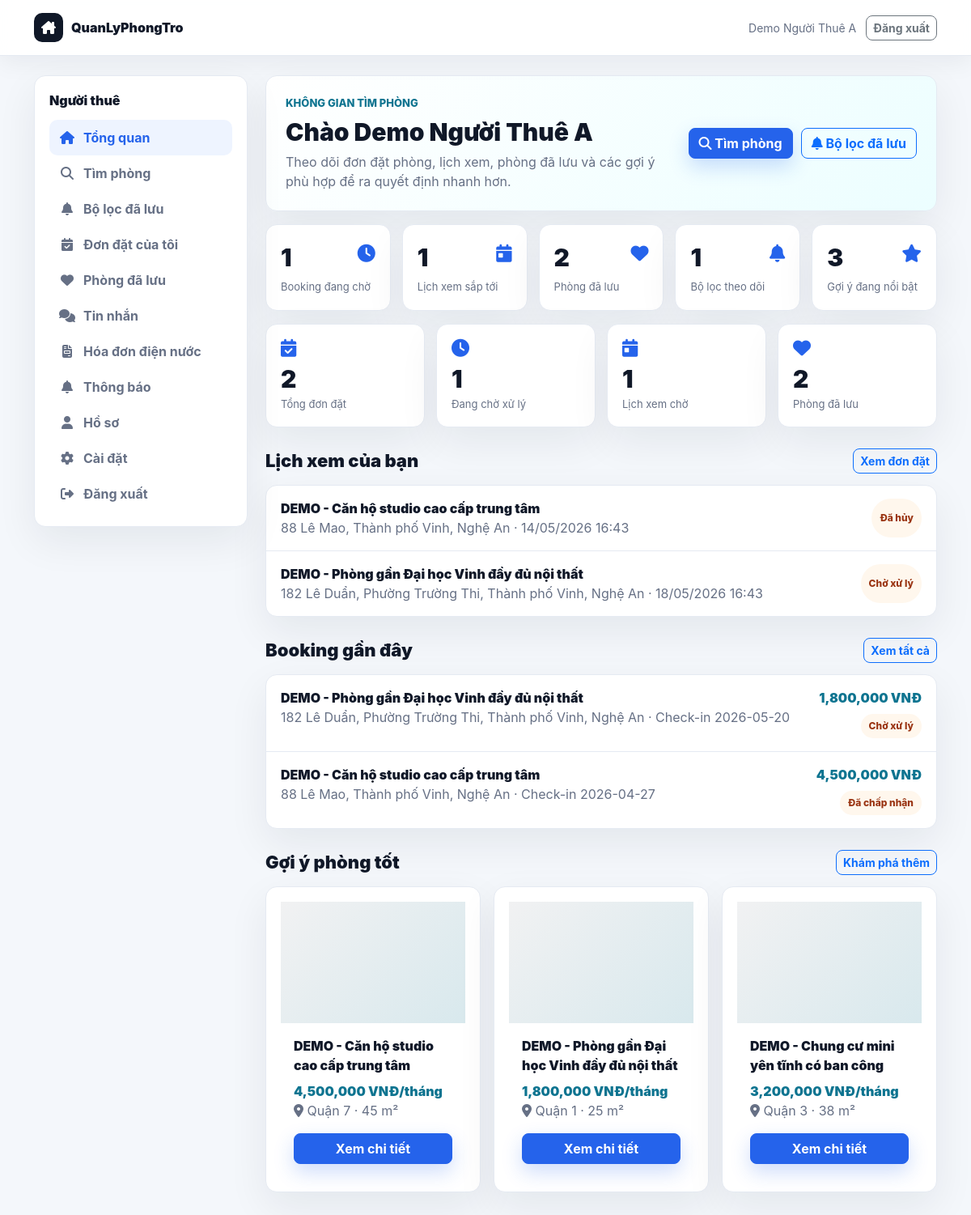
The page /public/user/dashboard.php (signed in) on the database its author committed.
### tables this page shows
CREATE TABLE `viewing_appointments` (
  `id` int(11) NOT NULL,
  `user_id` int(11) NOT NULL,
  `motel_id` int(11) NOT NULL,
  `owner_id` int(11) NOT NULL,
  `preferred_time` datetime NOT NULL,
  `note` text DEFAULT NULL,
  `status` varchar(30) NOT NULL DEFAULT 'pending',
  `created_at` timestamp NOT NULL DEFAULT current_timestamp(),
  `updated_at` datetime DEFAULT NULL
);

CREATE TABLE `motels` (
  `id` int(11) NOT NULL,
  `title` varchar(255) NOT NULL,
  `description` text DEFAULT NULL,
  `price` int(11) NOT NULL,
  `deposit_amount` int(11) NOT NULL DEFAULT 0,
  `area` int(11) DEFAULT NULL,
  `address` varchar(255) DEFAULT NULL,
  `province_code` varchar(20) DEFAULT NULL,
  `province_name` varchar(120) DEFAULT NULL,
  `district_code` varchar(20) DEFAULT NULL,
  `district_name` varchar(120) DEFAULT NULL,
  `ward_code` varchar(20) DEFAULT NULL,
  `ward_name` varchar(120) DEFAULT NULL,
  `street_address` varchar(255) DEFAULT NULL,
  `address_api_source` varchar(80) DEFAULT NULL,
  `lat` decimal(10,8) DEFAULT NULL,
  `lng` decimal(11,8) DEFAULT NULL,
  `phone` varchar(20) DEFAULT NULL,
  `user_id` int(11) NOT NULL,
  `category_id` int(11) DEFAULT NULL,
  `district_id` int(11) DEFAULT NULL,
  `status` enum('pending','approved','hidden','rejected') DEFAULT 'pending',
  `room_status` enum('available','reserved','rented','unavailable') NOT NULL DEFAULT 'available',
  `rejection_reason` text DEFAULT NULL,
  `rejected_by` int(11) DEFAULT NULL,
  `rejected_at` datetime DEFAULT NULL,
  `count_view` int(11) DEFAULT 0,
  `created_at` timestamp NOT NULL DEFAULT current_timestamp(),
  `updated_at` timestamp NULL DEFAULT NULL,
  `bedrooms` int(11) DEFAULT 0,
  `bathrooms` int(11) DEFAULT 0,
  `max_people` int(11) DEFAULT NULL,
  `utilities` text DEFAULT NULL,
  `furniture` text DEFAULT NULL,
  `verification_status` varchar(30) NOT NULL DEFAULT 'unverified',
  `health_score` int(11) NOT NULL DEFAULT 0,
  `is_featured` tinyint(1) NOT NULL DEFAULT 0,
  `available_from` date DEFAULT NULL,
  `service_fee` int(11) NOT NULL DEFAULT 0,
  `electricity_unit_price` int(11) NOT NULL DEFAULT 0,
  `water_fee_per_person` int(11) NOT NULL DEFAULT 0,
  `internet_fee` int(11) NOT NULL DEFAULT 0,
  `parking_fee` int(11) NOT NULL DEFAULT 0,
  `other_fee` int(11) NOT NULL DEFAULT 0,
  `service_note` varchar(255) DEFAULT NULL,
  `deposit_months` decimal(3,1) NOT NULL DEFAULT 1.0
);

CREATE TABLE `bookings` (
  `id` int(11) NOT NULL,
  `booking_code` varchar(30) DEFAULT NULL,
  `user_id` int(11) DEFAULT NULL,
  `owner_id` int(11) DEFAULT NULL,
  `motel_id` int(11) DEFAULT NULL,
  `check_in_date` date DEFAULT NULL,
  `check_out_date` date DEFAULT NULL,
  `expected_move_in_date` date DEFAULT NULL,
  `rental_duration_months` int(11) DEFAULT NULL,
  `note` text DEFAULT NULL,
  `contact_name` varchar(120) DEFAULT NULL,
  `contact_phone` varchar(20) DEFAULT NULL,
  `contact_email` varchar(150) DEFAULT NULL,
  `deposit_amount` int(11) DEFAULT NULL,
  `total_amount` int(11) NOT NULL DEFAULT 0,
  `payment_status` enum('pending','processing','paid','failed','cancelled','refunded') NOT NULL DEFAULT 'pending',
  `booking_status` enum('pending','waiting_payment','paid','confirmed','cancelled','rejected','expired','completed') NOT NULL DEFAULT 'pending',
  `checkin_date` date DEFAULT NULL,
  `status` enum('pending','paid','accepted','completed','rejected','cancelled') DEFAULT 'pending',
  `created_at` timestamp NOT NULL DEFAULT current_timestamp(),
  `cancelled_at` datetime DEFAULT NULL,
  `cancelled_by` int(11) DEFAULT NULL,
  `cancellation_reason` text DEFAULT NULL,
  `rejected_at` datetime DEFAULT NULL,
  `rejected_by` int(11) DEFAULT NULL,
  `rejection_reason` text DEFAULT NULL,
  `expires_at` datetime DEFAULT NULL,
  `updated_at` datetime DEFAULT NULL
);

CREATE TABLE `districts` (
  `id` int(11) NOT NULL,
  `name` varchar(255) DEFAULT NULL,
  `province_code` varchar(20) DEFAULT NULL,
  `district_code` varchar(20) DEFAULT NULL
);

### public/user/dashboard.php (the view, shortened to what the rows shown need)
<?php
@require_once '../../core/Database.php';
$userId = (int)$_SESSION['user_id'];
$userName = $_SESSION['name'] ?? $_SESSION['user_name'] ?? 'Bạn';
function user_dash_e(?string $value): string
{
    return htmlspecialchars((string)$value, ENT_QUOTES, 'UTF-8');
}
function user_dash_money($value): string
{
    return number_format((int)$value) . ' VNĐ';
}
function user_dash_table_exists(mysqli $conn, string $table): bool
{
    $safeTable = $conn->real_escape_string($table);
    $result = $conn->query("SHOW TABLES LIKE '{$safeTable}'");
    return $result && $result->num_rows > 0;
}
function user_dash_column_exists(mysqli $conn, string $table, string $column): bool
{
    $safeTable = $conn->real_escape_string($table);
    $safeColumn = $conn->real_escape_string($column);
    $result = $conn->query("SHOW COLUMNS FROM `{$safeTable}` LIKE '{$safeColumn}'");
    return $result && $result->num_rows > 0;
}
function user_dash_rows(mysqli $conn, string $sql, string $types = '', array $params = []): array
{
    $stmt = $conn->prepare($sql);
    if ($types !== '') {
        $stmt->bind_param($types, ...$params);
    }
    $stmt->execute();
    $rows = $stmt->get_result()->fetch_all(MYSQLI_ASSOC);
    return $rows;
}
function user_dash_status(string $status): string
{
    return [
        'pending' => 'Chờ xử lý',
        'paid' => 'Đã cọc',
        'accepted' => 'Đã chấp nhận',
        'confirmed' => 'Đã xác nhận',
        'completed' => 'Hoàn thành',
        'cancelled' => 'Đã hủy',
        'rejected' => 'Từ chối',
    ][strtolower($status)] ?? ucfirst($status);
}
$hasViewingAppointments = user_dash_table_exists($conn, 'viewing_appointments');
$hasHealthScore = user_dash_column_exists($conn, 'motels', 'health_score');
$hasFeatured = user_dash_column_exists($conn, 'motels', 'is_featured');
$recentBookings = user_dash_rows(
    $conn,
    "SELECT b.*, m.title, m.price, m.address
     FROM bookings b
     JOIN motels m ON b.motel_id = m.id
     WHERE b.user_id = ?
     ORDER BY b.created_at DESC
     LIMIT 5",
    'i',
    [$userId]
);
$recentViewings = $hasViewingAppointments
    ? user_dash_rows(
        $conn,
        "SELECT va.*, m.title, m.address
         FROM viewing_appointments va
         JOIN motels m ON va.motel_id = m.id
         WHERE va.user_id = ?
         ORDER BY va.preferred_time ASC
         LIMIT 4",
        'i',
        [$userId]
    )
    : [];
$healthSelect = $hasHealthScore ? 'm.health_score' : '0 AS health_score';
$orderParts = [];
if ($hasFeatured) {
    $orderParts[] = 'm.is_featured DESC';
}
if ($hasHealthScore) {
    $orderParts[] = 'm.health_score DESC';
}
$orderParts[] = 'm.count_view DESC';
$orderBy = implode(', ', $orderParts);
$featuredMotels = user_dash_rows(
    $conn,
    "SELECT m.id, m.title, m.price, m.address, m.area, {$healthSelect}, d.name AS district_name
     FROM motels m
     LEFT JOIN districts d ON m.district_id = d.id
     WHERE m.status = 'approved'
     ORDER BY {$orderBy}
     LIMIT 6"
);
?>
<!DOCTYPE html>
<html lang="vi">
<head>
    <link href="https://cdn.jsdelivr.net/npm/bootstrap@5.3.0/dist/css/bootstrap.min.css" rel="stylesheet">
    <link href="https://cdnjs.cloudflare.com/ajax/libs/font-awesome/6.5.0/css/all.min.css" rel="stylesheet">
    <link href="../assets/css/modern.css" rel="stylesheet">
    <link href="../assets/css/workbench.css" rel="stylesheet">
</head>
<body class="workbench">
    <main class="wb-shell">
        <div class="container-lg wb-layout">
            <section>
                <div class="wb-hero mb-3">
                    <div>
                        <h1>Chào <?php echo user_dash_e($userName); ?></h1>
                    </div>
                </div>
                <div class="wb-section-head">
                    <h2>Lịch xem của bạn</h2>
                </div>
                <div class="wb-list-card">
                    <?php if ($recentViewings): ?>
                        <?php foreach ($recentViewings as $viewing): ?>
                            <div class="wb-list-row">
                                <div>
                                    <div class="wb-title"><?php echo user_dash_e($viewing['title'] ?? 'N/A'); ?></div>
                                    <div class="wb-muted"><?php echo user_dash_e($viewing['address'] ?? ''); ?> · <?php echo date('d/m/Y H:i', strtotime((string)$viewing['preferred_time'])); ?></div>
                                </div>
                                <span class="wb-pill warning"><?php echo user_dash_status((string)($viewing['status'] ?? 'pending')); ?></span>
                            </div>
                        <?php endforeach; ?>
                    <?php else: ?>
                        <div class="wb-empty">Bạn chưa có lịch xem nào. Hãy lưu phòng hoặc đặt lịch xem khi tìm được phòng phù hợp.</div>
                    <?php endif; ?>
                </div>
                <div class="wb-section-head">
                    <h2>Booking gần đây</h2>
                </div>
                <div class="wb-list-card">
                    <?php if ($recentBookings): ?>
                        <?php foreach ($recentBookings as $booking): ?>
                            <div class="wb-list-row">
                                <div>
                                    <div class="wb-title"><?php echo user_dash_e($booking['title'] ?? 'N/A'); ?></div>
                                    <div class="wb-muted"><?php echo user_dash_e($booking['address'] ?? ''); ?> · Check-in <?php echo user_dash_e($booking['checkin_date'] ?? ''); ?></div>
                                </div>
                                <div class="text-end">
                                    <div class="wb-price"><?php echo user_dash_money($booking['deposit_amount'] ?? 0); ?></div>
                                    <span class="wb-pill warning mt-2"><?php echo user_dash_status((string)($booking['status'] ?? 'pending')); ?></span>
                                </div>
                            </div>
                        <?php endforeach; ?>
                    <?php else: ?>
                        <div class="wb-empty">Bạn chưa có đơn đặt phòng nào. Hãy bắt đầu bằng việc tìm phòng phù hợp.</div>
                    <?php endif; ?>
                </div>
                <div class="wb-section-head">
                    <h2>Gợi ý phòng tốt</h2>
                </div>
                <?php if ($featuredMotels): ?>
                    <div class="wb-room-grid">
                        <?php foreach ($featuredMotels as $motel): ?>
                            <article class="wb-card wb-room-card">
                                <div class="wb-room-photo"></div>
                                <div class="wb-room-body">
                                    <div class="wb-title mb-2"><?php echo user_dash_e($motel['title'] ?? 'N/A'); ?></div>
                                    <div class="wb-price"><?php echo user_dash_money($motel['price'] ?? 0); ?>/tháng</div>
                                    <div class="wb-muted mb-3">
                                        <i class="fas fa-location-dot"></i>
                                        <?php echo user_dash_e($motel['district_name'] ?? $motel['address'] ?? ''); ?>
                                        <?php if (!empty($motel['area'])): ?> · <?php echo (int)$motel['area']; ?> m²<?php endif; ?>
                                    </div>
                                    <a href="motel-detail.php?id=<?php echo (int)$motel['id']; ?>" class="btn btn-primary w-100">Xem chi tiết</a>
                                </div>
                            </article>
                        <?php endforeach; ?>
                    </div>
                <?php else: ?>
                    <div class="wb-list-card"><div class="wb-empty">Chưa có phòng được duyệt để gợi ý.</div></div>
                <?php endif; ?>
            </section>
        </div>
    </main>
</body>
</html>

### rows shown on the page
viewing_appointments: motel.title "DEMO - Căn hộ studio cao cấp trung tâm", motel.address "88 Lê Mao, Thành phố Vinh, Nghệ An", preferred_time "14/05/2026 16:43", status "Đã hủy"
viewing_appointments: motel.title "DEMO - Phòng gần Đại học Vinh đầy đủ nội thất", motel.address "182 Lê Duẩn, Phường Trường Thi, Thành phố Vinh, Nghệ An", preferred_time "18/05/2026 16:43", status "Chờ xử lý"
bookings: motel.title "DEMO - Phòng gần Đại học Vinh đầy đủ nội thất", motel.address "182 Lê Duẩn, Phường Trường Thi, Thành phố Vinh, Nghệ An", checkin_date "2026-05-20", deposit_amount "1,800,000 VNĐ", status "Chờ xử lý"
bookings: motel.title "DEMO - Căn hộ studio cao cấp trung tâm", motel.address "88 Lê Mao, Thành phố Vinh, Nghệ An", checkin_date "2026-04-27", deposit_amount "4,500,000 VNĐ", status "Đã chấp nhận"
motels: title "DEMO - Căn hộ studio cao cấp trung tâm", price "4,500,000 VNĐ", district.name "Quận 7", area "45"
motels: title "DEMO - Phòng gần Đại học Vinh đầy đủ nội thất", price "1,800,000 VNĐ", district.name "Quận 1", area "25"
motels: title "DEMO - Chung cư mini yên tĩnh có ban công", price "3,200,000 VNĐ", district.name "Quận 3", area "38"

### other values the page prints
user_dash_e($userName) "Demo Người Thuê A"
$it['label'] "Tổng quan"
$it['label'] "Tìm phòng"
$it['label'] "Bộ lọc đã lưu"
$it['label'] "Đơn đặt của tôi"
$it['label'] "Phòng đã lưu"
$it['label'] "Tin nhắn"
$it['label'] "Hóa đơn điện nước"
$it['label'] "Thông báo"
$it['label'] "Hồ sơ"
$it['label'] "Cài đặt"
$it['label'] "Đăng xuất"
$stats['pending_bookings'] "1"
$stats['pending_viewings'] "1"
$stats['total_favorites'] "2"
